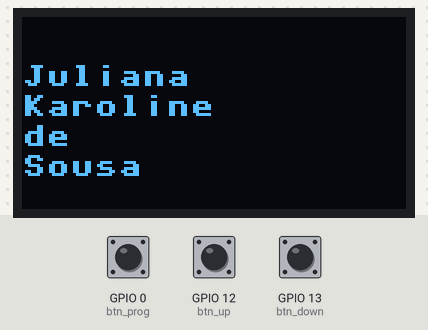
Bench run of a program on a simulated ESP8266 board running MicroPython. On the bench: 128×64 one-colour display. The inputs (shaded band) are chosen by the test bench; at power-on: GPIO 12 (btn_up) HIGH, GPIO 0 (btn_prog) HIGH, GPIO 13 (btn_down) HIGH.

Above: at 1.2 s.
1.3 s: GPIO 12 (btn_up) pulled LOW for 0.6 s
At 2.4 s:
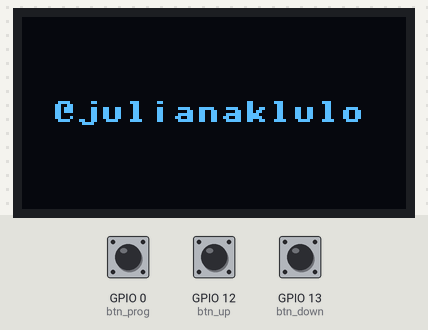
3.4 s: GPIO 0 (btn_prog) pulled LOW for 0.6 s
At 4.8 s:
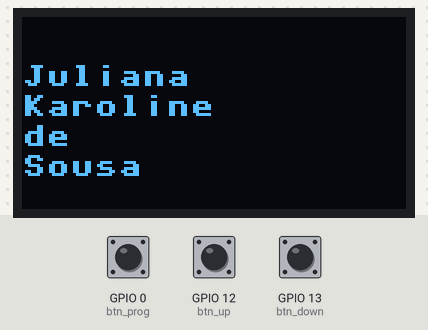
5.5 s: GPIO 12 (btn_up) pulled LOW for 1 s
At 6.0 s:
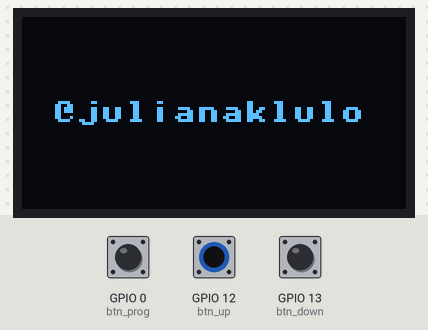
Timing chart, 0 to 8.5 s (numbered marks = the images above; inputs shaded):
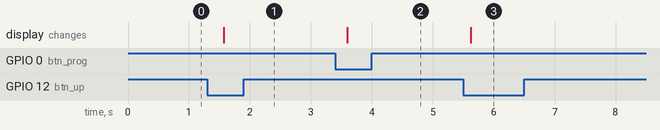

Measured:
- after the input at 1.3 s, the display: changes after 0.27 s (image 1)
- after the input at 3.4 s, the display: changes after 0.20 s (image 2)
- after the input at 5.5 s, the display: changes after 0.12 s (image 3)

The program:

main.py
```python
from framebuf import FrameBuffer, MONO_HLSB
from machine import Pin, I2C
from time import sleep

import sh1106


btn_up = Pin(12, Pin.IN, Pin.PULL_UP)
btn_down = Pin(13, Pin.IN, Pin.PULL_UP)
btn_prog = Pin(0, Pin.IN, Pin.PULL_UP)

i2c = I2C(scl=Pin(5), sda=Pin(4), freq=400000)
display = sh1106.SH1106_I2C(128, 64, i2c, Pin(16), 0x3c)
display.flip()


def read_pbm_image(filename, invert=False):
    from framebuf import FrameBuffer, MONO_HLSB

    with open(filename, "rb") as f:
        if f.readline().strip() != b"P4":
            raise ValueError("Not a binary PBM (P4) file")
        while True:
            line = f.readline().strip()
            if not line.startswith(b"#"):
                width, height = map(int, line.split())
                break
        data = bytearray(f.read())

    if not invert:
        for i in range(len(data)):
         data[i] ^= 0xFF

    return FrameBuffer(data, width, height, MONO_HLSB)
    return fb


def show_image(display, fb, x_offset=0, y_offset=0):
    display.fill(0)
    display.blit(fb, x_offset, y_offset)
    display.show()


def show_word(display, handle, x_offset=0, y_offset=0):
    display.fill(0)
    display.text(handle, x_offset, y_offset)
    display.show()


def show_phrase(display, phrase, x_offset=0, y_offset=0):
    display.fill(0)
    words = phrase.split()

    for word in words:
        display.text(word, x_offset, y_offset)
        y_offset += 10

    display.show()

def qrcode():
    image = read_pbm_image("qr-code.pbm")
    show_image(display, image, x_offset=32)


def handle():
    handle = "@julianaklulo"
    show_word(display, handle, x_offset=10, y_offset=28)


def name():
    name = "Juliana Karoline de Sousa"
    show_phrase(display, name, y_offset=16)


name()
while True:
    if not btn_up.value():
        handle()
    if not btn_down.value():
        qrcode()
    if not btn_prog.value():
        name()

    sleep(0.5)
```
